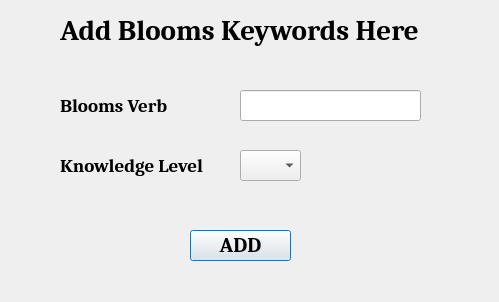
<?xml version="1.0" encoding="UTF-8"?>
<ui version="4.0">
 <class>Dialog</class>
 <widget class="QDialog" name="Dialog">
  <property name="geometry">
   <rect>
    <x>0</x>
    <y>0</y>
    <width>499</width>
    <height>302</height>
   </rect>
  </property>
  <property name="windowTitle">
   <string>Dialog</string>
  </property>
  <widget class="QLabel" name="lbl_head">
   <property name="geometry">
    <rect>
     <x>60</x>
     <y>10</y>
     <width>371</width>
     <height>41</height>
    </rect>
   </property>
   <property name="font">
    <font>
     <family>Cambria</family>
     <pointsize>22</pointsize>
     <weight>75</weight>
     <bold>true</bold>
    </font>
   </property>
   <property name="text">
    <string>Add Blooms Keywords Here</string>
   </property>
  </widget>
  <widget class="QLineEdit" name="txt_bloomsvrb">
   <property name="geometry">
    <rect>
     <x>240</x>
     <y>90</y>
     <width>181</width>
     <height>31</height>
    </rect>
   </property>
   <property name="font">
    <font>
     <family>Times New Roman</family>
     <pointsize>10</pointsize>
    </font>
   </property>
  </widget>
  <widget class="QLabel" name="lb_bloomsvrb">
   <property name="geometry">
    <rect>
     <x>60</x>
     <y>90</y>
     <width>111</width>
     <height>31</height>
    </rect>
   </property>
   <property name="font">
    <font>
     <family>Cambria</family>
     <pointsize>14</pointsize>
     <weight>75</weight>
     <bold>true</bold>
    </font>
   </property>
   <property name="text">
    <string>Blooms Verb</string>
   </property>
  </widget>
  <widget class="QComboBox" name="combo_qlevel">
   <property name="geometry">
    <rect>
     <x>240</x>
     <y>150</y>
     <width>61</width>
     <height>31</height>
    </rect>
   </property>
   <property name="font">
    <font>
     <family>Times New Roman</family>
     <pointsize>10</pointsize>
     <weight>75</weight>
     <bold>true</bold>
    </font>
   </property>
  </widget>
  <widget class="QLabel" name="lbl_desc">
   <property name="geometry">
    <rect>
     <x>60</x>
     <y>140</y>
     <width>151</width>
     <height>51</height>
    </rect>
   </property>
   <property name="font">
    <font>
     <family>Cambria</family>
     <pointsize>14</pointsize>
     <weight>75</weight>
     <bold>true</bold>
    </font>
   </property>
   <property name="text">
    <string>Knowledge Level</string>
   </property>
  </widget>
  <widget class="QPushButton" name="btn_add">
   <property name="geometry">
    <rect>
     <x>190</x>
     <y>230</y>
     <width>101</width>
     <height>31</height>
    </rect>
   </property>
   <property name="font">
    <font>
     <family>Cambria</family>
     <pointsize>16</pointsize>
     <weight>75</weight>
     <bold>true</bold>
    </font>
   </property>
   <property name="text">
    <string>ADD</string>
   </property>
  </widget>
 </widget>
 <resources/>
 <connections/>
</ui>
